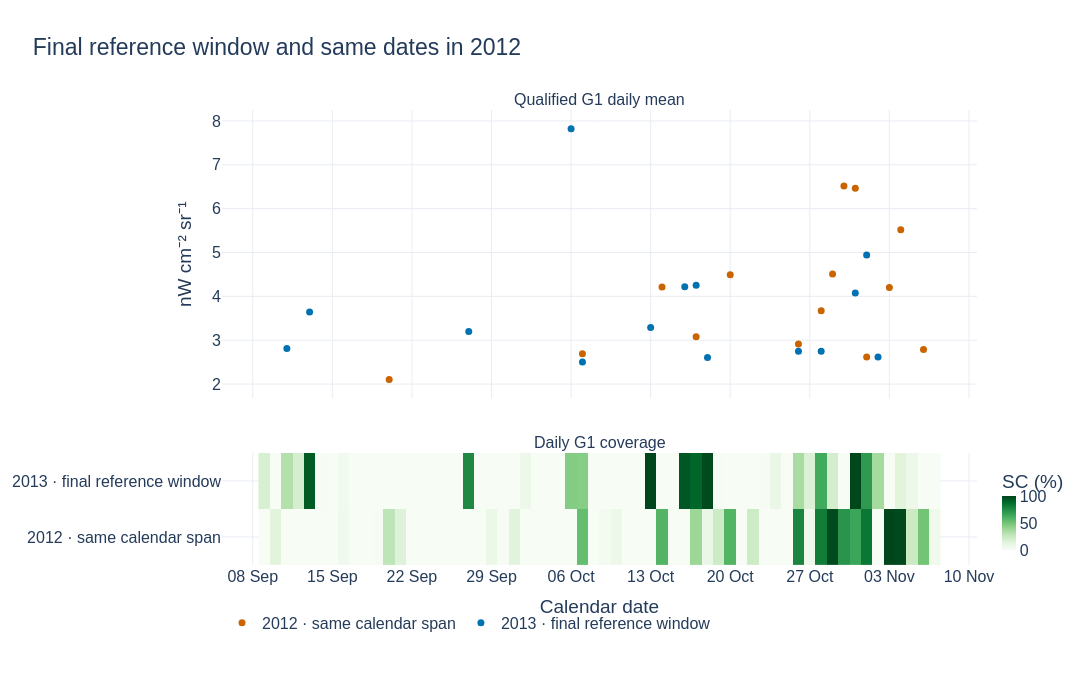

Write notebook code for a chart like this one.
### Markdown cell above
### 7.1 Check when the reference is supported

Compare the final pre-event dates with the same calendar span in 2012. The aligned panels show whether the 60-day estimates use observations spread across the window and whether they are sensitive to year. The table reports the longest run of unqualified days and the last directly supported date in each window.

### Code cell
prior_start = BASELINE_START - pd.DateOffset(years=1)
prior_end = PRE_EVENT_END - pd.DateOffset(years=1)
windows = {
    "2012 · same calendar span": qualified.loc[prior_start:prior_end],
    "2013 · final reference window": qualified.loc[BASELINE_START:PRE_EVENT_END],
}
fig = make_subplots(rows=2, cols=1, shared_xaxes=True, row_heights=[.72, .28],
                    subplot_titles=["Qualified G1 daily mean", "Daily G1 coverage"], vertical_spacing=.12)
seasonal_sc, window_checks = {}, []
for (label, values), color in zip(windows.items(), [EXPANDED_COLOR, PRIMARY_COLOR]):
    offsets = pd.date_range(BASELINE_START, periods=len(values))
    seasonal_sc[label] = pd.Series(primary.SC.reindex(values.index).to_numpy(), index=offsets)
    valid = values.notna()
    runs = valid.ne(valid.shift()).cumsum()
    longest_gap = int((~valid).groupby(runs).sum().max()) if len(valid) else 0
    window_checks.append((label, len(values), values.count(), longest_gap, values.last_valid_index(),
                          values.median(), values.quantile(.10), values.quantile(.90)))
    fig.add_trace(go.Scatter(x=offsets, y=values, name=label, mode="markers",
        marker=dict(color=color, size=7), text=values.index.strftime("%d %b %Y"),
        hovertemplate="%{text}<br>NTL %{y:.3f}<extra></extra>"), row=1,col=1)
sc_heatmap(fig, pd.DataFrame(seasonal_sc), 2, bar_y=.12)
fig.update_xaxes(tickformat="%d %b", title_text="Calendar date", row=2,col=1)
fig.update_yaxes(title_text=NTL_UNITS, row=1,col=1)
style_figure(fig, "Final reference window and same dates in 2012", 1390, 680)
finish_figure(fig, "08_reference_calendar_support")
window_checks = pd.DataFrame(window_checks, columns=[
    "Period", "Calendar days", "Direct days", "Longest unqualified run (days)",
    "Last qualifying date", "Median", "P10", "P90",
]).set_index("Period")
display(window_checks.round({key: 3 for key in ("Median", "P10", "P90")}))
window_checks.to_csv(TABLE_DIR / "pre_haiyan_reference_calendar_support.csv")
